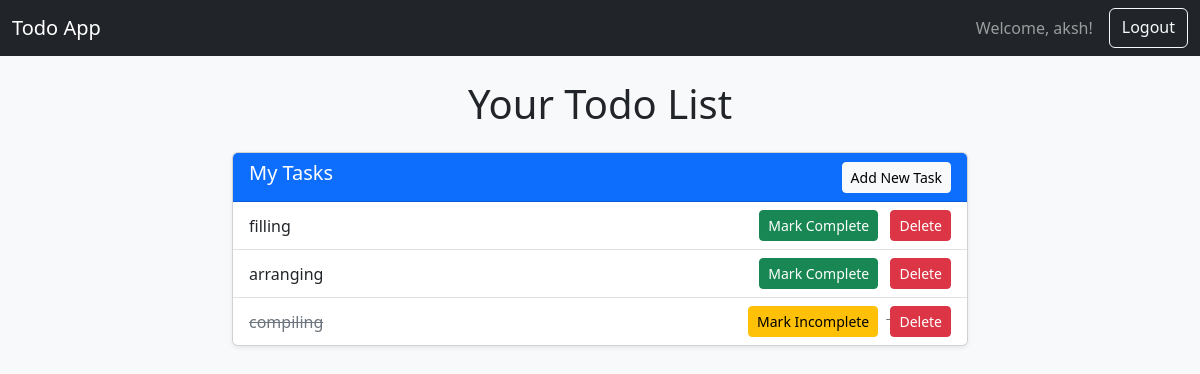
Screenshot of /dashboard/ (signed in) with the database file from the repository.
### todo/models.py (models this page shows, shortened)
class Task(models.Model):
    user = models.ForeignKey(User, on_delete=models.CASCADE)
    title = models.CharField(max_length=200)
    completed = models.BooleanField(default=False)
    created_at = models.DateTimeField(auto_now_add=True)
    class Meta:
        ordering = ['completed', '-created_at'] # Optional: Order tasks

### todo/views.py (the view)
# urls.py: path('', RedirectView.as_view(url='dashboard/', permanent=False)), # Redirect root to dashboard
@login_required
def dashboard(request):
    if request.user.is_superuser:
        all_users = User.objects.all().order_by('username')
        all_tasks = Task.objects.all().order_by('user__username', 'completed', 'created_at')
        context = {
            'all_users': all_users,
            'all_tasks': all_tasks,
            'is_admin': True,
        }
    else:
        user_tasks = Task.objects.filter(user=request.user).order_by('completed', 'created_at')
        context = {
            'user_tasks': user_tasks,
            'is_admin': False,
        }
    return render(request, 'todo/home.html', context)

### todo/templates/todo/home.html (shortened to what this page needs)
<!DOCTYPE html>
<html lang="en">
<head>
    <link href="https://cdn.jsdelivr.net/npm/bootstrap@5.3.0/dist/css/bootstrap.min.css" rel="stylesheet">
</head>
<body class="bg-light">
    <nav class="navbar navbar-expand-lg navbar-dark bg-dark">
        <div class="container-fluid">
            <a class="navbar-brand" href="{% url 'dashboard' %}">Todo App</a>
            <div class="d-flex">
                <span class="navbar-text me-3">
                    Welcome, {{ user.username }}!
                </span>
                <a href="{% url 'logout' %}" class="btn btn-outline-light">Logout</a>
            </div>
        </div>
    </nav>
    <div class="container mt-4">
        {% if is_admin %}
            <h1 class="mb-4 text-center">Admin Dashboard - All Users & Tasks</h1>
            <div class="row">
                <div class="col-md-4">
                    <div class="card shadow-sm mb-4">
                        <div class="card-header bg-info text-white">
                            <h5>Registered Users</h5>
                        </div>
                        <ul class="list-group list-group-flush">
                            {% for u in all_users %}
                                <li class="list-group-item">{{ u.username }}</li>
                            {% empty %}
                                <li class="list-group-item">No users found.</li>
                            {% endfor %}
                        </ul>
                    </div>
                </div>
                <div class="col-md-8">
                    <div class="card shadow-sm">
                        <div class="card-header bg-primary text-white">
                            <h5>All Tasks</h5>
                        </div>
                        <ul class="list-group list-group-flush">
                            {% for task in all_tasks %}
                                <li class="list-group-item d-flex justify-content-between align-items-center
                                    {% if task.completed %}completed{% endif %}">
                                    <span>
                                        <strong>{{ task.user.username }}:</strong> {{ task.title }}
                                    </span>
                                    {% if task.completed %}
                                        <span class="badge bg-success">Completed</span>
                                    {% else %}
                                        <span class="badge bg-warning text-dark">Pending</span>
                                    {% endif %}
                                </li>
                            {% empty %}
                                <li class="list-group-item">No tasks found.</li>
                            {% endfor %}
                        </ul>
                    </div>
                </div>
            </div>
        {% else %}
            <h1 class="mb-4 text-center">Your Todo List</h1>
            <div class="row justify-content-center">
                <div class="col-md-8">
                    <div class="card shadow-sm mb-4">
                        <div class="card-header bg-primary text-white d-flex justify-content-between align-items-center">
                            <h5>My Tasks</h5>
                            <a href="{% url 'create_task' %}" class="btn btn-light btn-sm">Add New Task</a>
                        </div>
                        <ul class="list-group list-group-flush">
                            {% for task in user_tasks %}
                                <li class="list-group-item d-flex justify-content-between align-items-center
                                    {% if task.completed %}completed{% endif %}">
                                    <span>{{ task.title }}</span>
                                    <div>
                                        {% if not task.completed %}
                                            <a href="{% url 'update_task' task.id %}?action=complete" class="btn btn-success btn-sm me-2">Mark Complete</a>
                                        {% else %}
                                            <a href="{% url 'update_task' task.id %}?action=incomplete" class="btn btn-warning btn-sm me-2">Mark Incomplete</a>
                                        {% endif %}
                                        <a href="{% url 'delete_task' task.id %}" class="btn btn-danger btn-sm">Delete</a>
                                    </div>
                                </li>
                            {% empty %}
                                <li class="list-group-item text-center text-muted">You have no tasks yet!</li>
                            {% endfor %}
                        </ul>
                    </div>
                </div>
            </div>
        {% endif %}
    </div>
</body>
</html>

### todo/templates/todo/home.html (style rules this page uses)
.completed { text-decoration: line-through; color: #6c757d; }

### rows the page displays
Task: title "filling", completed "Mark Complete"
Task: title "arranging", completed "Mark Complete"
Task: title "compiling", completed "Mark Incomplete"

### other values shown
{{ user.username }} "aksh"
